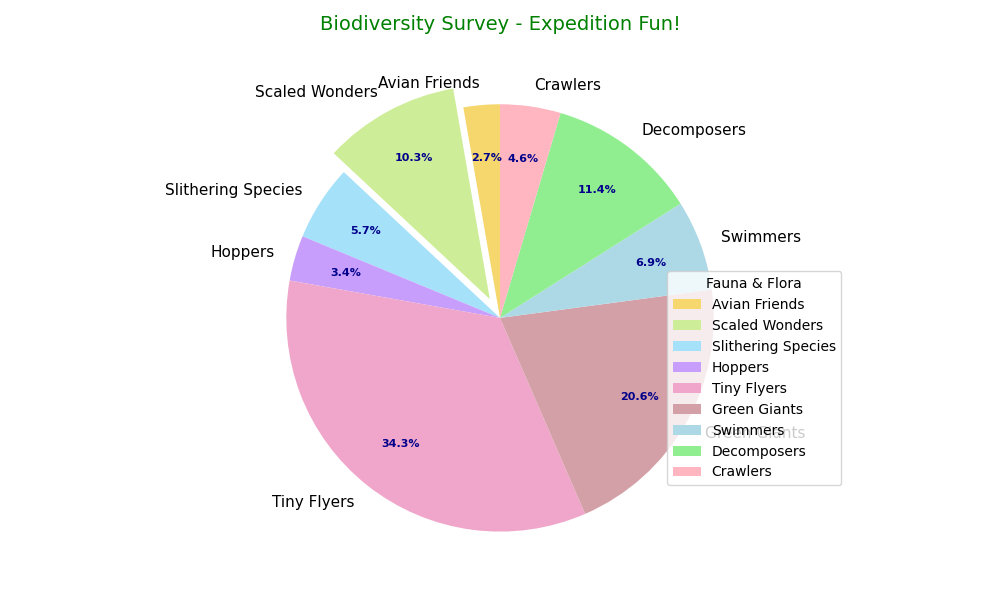

Recreate this plot in Python.
import matplotlib.pyplot as plt

species_categories = [
    'Avian Friends', 'Scaled Wonders', 'Slithering Species', 'Hoppers', 
    'Tiny Flyers', 'Green Giants', 'Swimmers', 'Decomposers', 'Crawlers'
]
species_count = [12, 45, 25, 15, 150, 90, 30, 50, 20]
colors = ['#f5d76e', '#ceed99', '#a6e1fa', '#c79efc', '#f0a6ca', '#d4a0a7', 
          '#add8e6', '#90ee90', '#ffb6c1']

explode = (0, 0.1, 0, 0, 0, 0, 0, 0, 0)

fig, ax = plt.subplots(figsize=(10, 6))
wedges, texts, autotexts = ax.pie(species_count, labels=species_categories, autopct='%1.1f%%',
                                  startangle=90, colors=colors, explode=explode, pctdistance=0.75)

for text in texts:
    text.set_fontsize(11)
    text.set_weight('normal')
    
for autotext in autotexts:
    autotext.set_fontsize(8)
    autotext.set_color('darkblue')
    autotext.set_weight('bold')

plt.title("Biodiversity Survey - Expedition Fun!", fontsize=14, fontweight='normal', color='green', pad=15)
plt.legend(wedges, species_categories, title="Fauna & Flora", loc="upper left", bbox_to_anchor=(0.8, 0.6), shadow=False)

plt.grid(axis='y', linestyle='--', linewidth=0.7)

plt.tight_layout()
plt.show()
